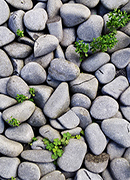
#> input picture basic processing with python/TenQ-python-part2/Stone1.jpg, 130 x 180 px, found by its file name
$ python '9-prewitt edge detection.py'
#> lines starting #> are read from the running program, lines starting #| are printed output that depends on the picture
import cv2 as cv
import numpy as np
img_path = "D:\projects with vs code\part code\TenQ-python-part2\Stone1.jpg"
img = cv.imread(img_path,cv.IMREAD_ANYCOLOR)
#> img is the input picture: shape (180, 130, 3); mean B, G, R 138.4, 138.2, 137.5
img2 = cv.imread(img_path,cv.IMREAD_ANYCOLOR)
img3 = np.zeros((180,130,3),np.uint8)
w = img.shape[1]
#> w = 130
h = img.shape[0]
#> h = 180
def makeGray(img,h,w):
#> called with h = 180, w = 130
    for i in range(h):
        for j in range(w):
            r = img[i][j][2]
            g = img[i][j][1]
            b = img[i][j][0]
            gray = (r * 0.299) + (g * 0.587) + (b * 0.144)
            img2[i][j][0] = img2[i][j][1] = img2[i][j][2] = gray
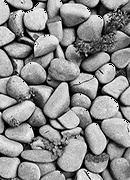
#> img2: shape (180, 130, 3); min 0, max 255, mean 141.1
    return img2
def GetTarget(data,i,j):
    target = [[0,0,0],[0,0,0],[0,0,0]]
    target[0][0] = data[i-1][j-1][2]
    target[0][1] = data[i-1][j][2]
    target[0][2] = data[i-1][j+1][2]
    target[1][0] = data[i][j-1][2]
    target[1][1] = data[i][j][2]
    target[1][2] = data[i][j+1][2]
    target[2][0] = data[i+1][j-1][2]
    target[2][1] = data[i+1][j][2]
    target[2][2] = data[i+1][j+1][2]
    return target
def ApplyMask(mask,target):
    res = multiplyOneByOne(mask, target)
    sum = 0
    for i in range(0,3):
            for j in range(0,3):
                sum += res[i][j]
    return sum
def multiplyOneByOne(a,b):
    result = []
    for i in range(len(a)):
        row_result = []
        for j in range(len(a[0])):
            row_result.append(a[i][j] * b[i][j])
        result.append(row_result)
    return result
data = makeGray(img,h,w)
Gx = [[-1,1,1],[-1,-2,1],[-1,1,1]]
Gy = [[1,1,1],[-1,-2,1],[-1,-1,1]]
for i in range(1,h-1):
    for j in range(1,w-1):
        target = GetTarget(data,i,j)
        G1 = ApplyMask(Gx,target)
        G2 = ApplyMask(Gy,target)
        G = G1 + G2
        if G < 0:
            G = 0
        elif G > 255:
            G = 255
        img3[i][j][2] = G
        img3[i][j][1] = G
        img3[i][j][0] = G
#> this loop made 178 passes
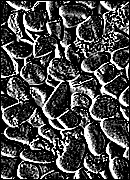
#> img3: shape (180, 130, 3); min 0, max 255, mean 71.9
cv.imshow('stone', img)
cv.imshow('gray stone', img2)
cv.imshow('prewitt stone', img3)
cv.waitKey(0)
